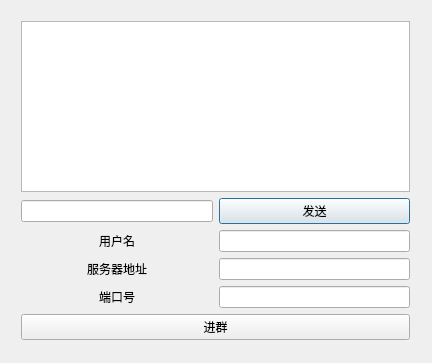
<?xml version="1.0" encoding="UTF-8"?>
<ui version="4.0">
 <class>tcpCli</class>
 <widget class="QDialog" name="tcpCli">
  <property name="geometry">
   <rect>
    <x>0</x>
    <y>0</y>
    <width>432</width>
    <height>363</height>
   </rect>
  </property>
  <property name="windowTitle">
   <string>tcpCli</string>
  </property>
  <widget class="QWidget" name="gridLayoutWidget">
   <property name="geometry">
    <rect>
     <x>10</x>
     <y>10</y>
     <width>411</width>
     <height>341</height>
    </rect>
   </property>
   <layout class="QGridLayout" name="gridLayout">
    <item row="3" column="1">
     <widget class="QLineEdit" name="lineEditServerIP"/>
    </item>
    <item row="1" column="0">
     <widget class="QLineEdit" name="lineEdit"/>
    </item>
    <item row="2" column="0" alignment="Qt::AlignHCenter">
     <widget class="QLabel" name="label">
      <property name="text">
       <string>用户名</string>
      </property>
     </widget>
    </item>
    <item row="1" column="1">
     <widget class="QPushButton" name="pushButtonSend">
      <property name="text">
       <string>发送</string>
      </property>
     </widget>
    </item>
    <item row="4" column="1">
     <widget class="QLineEdit" name="lineEditPort"/>
    </item>
    <item row="3" column="0" alignment="Qt::AlignHCenter">
     <widget class="QLabel" name="label_2">
      <property name="text">
       <string>服务器地址</string>
      </property>
     </widget>
    </item>
    <item row="4" column="0" alignment="Qt::AlignHCenter">
     <widget class="QLabel" name="label_3">
      <property name="text">
       <string>端口号</string>
      </property>
     </widget>
    </item>
    <item row="0" column="0" colspan="2">
     <widget class="QListWidget" name="listWidget"/>
    </item>
    <item row="2" column="1">
     <widget class="QLineEdit" name="lineEditUsername"/>
    </item>
    <item row="5" column="0" colspan="2">
     <widget class="QPushButton" name="pushButtonEnter">
      <property name="text">
       <string>进群</string>
      </property>
     </widget>
    </item>
   </layout>
  </widget>
 </widget>
 <layoutdefault spacing="6" margin="11"/>
 <resources/>
 <connections/>
</ui>
